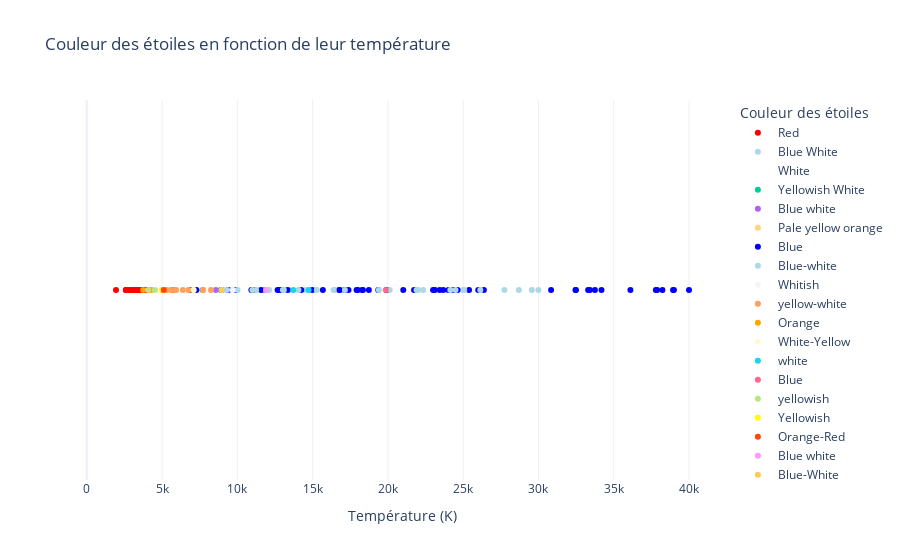

The cell this chart's notebook holds for it:
### Markdown cell above
Apriori, on ne peut pas identifier de pattern clair entre la couleur et la luminosité des étoiles. En effet, nous verrons par la suite que la couleure de l'étoile est corrélée à la température, et non pas à la luminosité.

### Code cell
# Dictionnaire des couleurs
color_map = {
    'Red': 'red',
    'Blue': 'blue',
    'White': 'white',
    'Orange': 'orange',
    'Yellow': 'yellow',
    'Blue White': 'lightblue',
    'Blue-white': '#ADD8E6',
    'Orange-Red': '#FF4500',
    'White-Yellow': '#FFFACD',
    'Yellowish': '#FFFF00',
    'Pale yellow orange': '#FFD580',
    'Whitish': '#F5F5F5'
}

# Créer le graphique de dispersion avec les couleurs personnalisées
fig = px.scatter(
    stars,
    x='Temperature (K)',
    y=[1] * len(star),  # Valeur constante pour l'axe des ordonnées
    color='Star color',
    color_discrete_map=color_map,
    title='Couleur des étoiles en fonction de leur température',
    labels={'Temperature (K)': 'Température (K)', 'Star color': 'Couleur des étoiles'},
    template='plotly_white'
)

# Modifier l'apparence pour rendre le graphe plus intuitif
fig.update_yaxes(visible=False)  # Masquer l'axe des ordonnées

# Afficher le graphique
fig.show()

### Figure 1 — Plotly figure (JSON) as saved in the notebook; plotly's stock layout.template omitted (floating-point values rounded to 4 significant figures)
{"data": [{"hovertemplate": "Couleur des étoiles=Red<br>Température (K)=%{x}<br>y=%{y}<extra></extra>", "legendgroup": "Red", "marker": {"color": "red", "symbol": "circle"}, "mode": "markers", "name": "Red", "orientation": "v", "showlegend": true, "type": "scatter", "x": [3068, 3042, 2600, 2800, 1939, 2840, 2637, 2600, 2650, 2700, 3600, 3129, 3134, 3628, 2650, 3340, 2799, 3692, 3192, 3441, 3826, 3365, 3270, 3200, 3008, 3600, 3575, 3574, 3625, 3490, 3750, 3834, 3650, 3450, 3660, 3450, 3752, 3535, 3341, 3432, 2983, 2835, 2935, 3295, 2945, 2817, 2774, 2871, 3345, 3607, 3304, 3150, 3550, 3180, 2890, 3342, 2621, 3158, 3459, 3605, 3615, 3399, 3610, 3553, 4015, 3625, 6850, 3780, 3323, 3531, 3218, 3146, 3511, 3225, 2935, 2861, 2856, 2731, 3095, 3607, 3100, 2989, 3542, 3243, 3091, 3598, 3324, 3541, 3570, 3500, 3600, 3614, 2831, 2914, 3419, 3218, 3453, 2889, 2968, 3484, 2778, 3523, 3462, 3257, 2994, 3212, 3523, 3598, 3142, 3496, 3324, 3463], "xaxis": "x", "y": [1, 1, 1, 1, 1, 1, 1, 1, 1, 1, 1, 1, 1, 1, 1, 1, 1, 1, 1, 1, 1, 1, 1, 1, 1, 1, 1, 1, 1, 1, 1, 1, 1, 1, 1, 1, 1, 1, 1, 1, 1, 1, 1, 1, 1, 1, 1, 1, 1, 1, 1, 1, 1, 1, 1, 1, 1, 1, 1, 1, 1, 1, 1, 1, 1, 1, 1, 1, 1, 1, 1, 1, 1, 1, 1, 1, 1, 1, 1, 1, 1, 1, 1, 1, 1, 1, 1, 1, 1, 1, 1, 1, 1, 1, 1, 1, 1, 1, 1, 1, 1, 1, 1, 1, 1, 1, 1, 1, 1, 1, 1, 1], "yaxis": "y"}, {"hovertemplate": "Couleur des étoiles=Blue White<br>Température (K)=%{x}<br>y=%{y}<extra></extra>", "legendgroup": "Blue White", "marker": {"color": "lightblue", "symbol": "circle"}, "mode": "markers", "name": "Blue White", "orientation": "v", "showlegend": true, "type": "scatter", "x": [25000, 16500, 17200, 14100, 9675, 12010, 10980, 13420, 14520, 12984], "xaxis": "x", "y": [1, 1, 1, 1, 1, 1, 1, 1, 1, 1], "yaxis": "y"}, {"hovertemplate": "Couleur des étoiles=White<br>Température (K)=%{x}<br>y=%{y}<extra></extra>", "legendgroup": "White", "marker": {"color": "white", "symbol": "circle"}, "mode": "markers", "name": "White", "orientation": "v", "showlegend": true, "type": "scatter", "x": [7740, 7220, 8500, 10574, 7723, 8829, 9235], "xaxis": "x", "y": [1, 1, 1, 1, 1, 1, 1], "yaxis": "y"}, {"hovertemplate": "Couleur des étoiles=Yellowish White<br>Température (K)=%{x}<br>y=%{y}<extra></extra>", "legendgroup": "Yellowish White", "marker": {"color": "#00cc96", "symbol": "circle"}, "mode": "markers", "name": "Yellowish White", "orientation": "v", "showlegend": true, "type": "scatter", "x": [12990, 7700, 11790], "xaxis": "x", "y": [1, 1, 1], "yaxis": "y"}, {"hovertemplate": "Couleur des étoiles=Blue white<br>Température (K)=%{x}<br>y=%{y}<extra></extra>", "legendgroup": "Blue white", "marker": {"color": "#ab63fa", "symbol": "circle"}, "mode": "markers", "name": "Blue white", "orientation": "v", "showlegend": true, "type": "scatter", "x": [8570, 8924, 12912], "xaxis": "x", "y": [1, 1, 1], "yaxis": "y"}, {"hovertemplate": "Couleur des étoiles=Pale yellow orange<br>Température (K)=%{x}<br>y=%{y}<extra></extra>", "legendgroup": "Pale yellow orange", "marker": {"color": "#FFD580", "symbol": "circle"}, "mode": "markers", "name": "Pale yellow orange", "orientation": "v", "showlegend": true, "type": "scatter", "x": [7230], "xaxis": "x", "y": [1], "yaxis": "y"}, {"hovertemplate": "Couleur des étoiles=Blue<br>Température (K)=%{x}<br>y=%{y}<extra></extra>", "legendgroup": "Blue", "marker": {"color": "blue", "symbol": "circle"}, "mode": "markers", "name": "Blue", "orientation": "v", "showlegend": true, "type": "scatter", "x": [39000, 33750, 36108, 33300, 40000, 23000, 17120, 11096, 14245, 24630, 12893, 24345, 33421, 21020, 18290, 37800, 25390, 11567, 12675, 5752, 8927, 7282, 19923, 26373, 17383, 9373, 26000, 18000, 16790, 15680, 14982, 13340, 18340, 19920, 24020, 23092, 17920, 19360, 34190, 32460, 23678, 12749, 9383, 23440, 16787, 18734, 9892, 10930, 23095, 21738, 38234, 32489, 38940, 30839, 37882], "xaxis": "x", "y": [1, 1, 1, 1, 1, 1, 1, 1, 1, 1, 1, 1, 1, 1, 1, 1, 1, 1, 1, 1, 1, 1, 1, 1, 1, 1, 1, 1, 1, 1, 1, 1, 1, 1, 1, 1, 1, 1, 1, 1, 1, 1, 1, 1, 1, 1, 1, 1, 1, 1, 1, 1, 1, 1, 1], "yaxis": "y"}, {"hovertemplate": "Couleur des étoiles=Blue-white<br>Température (K)=%{x}<br>y=%{y}<extra></extra>", "legendgroup": "Blue-white", "marker": {"color": "#ADD8E6", "symbol": "circle"}, "mode": "markers", "name": "Blue-white", "orientation": "v", "showlegend": true, "type": "scatter", "x": [30000, 15276, 9030, 11250, 12098, 29560, 14060, 16390, 25070, 28700, 26140, 20120, 13023, 11000, 12100, 24490, 22350, 10012, 13089, 22012, 9320, 19400, 17140, 24145, 27739, 21904], "xaxis": "x", "y": [1, 1, 1, 1, 1, 1, 1, 1, 1, 1, 1, 1, 1, 1, 1, 1, 1, 1, 1, 1, 1, 1, 1, 1, 1, 1], "yaxis": "y"}, {"hovertemplate": "Couleur des étoiles=Whitish<br>Température (K)=%{x}<br>y=%{y}<extra></extra>", "legendgroup": "Whitish", "marker": {"color": "#F5F5F5", "symbol": "circle"}, "mode": "markers", "name": "Whitish", "orientation": "v", "showlegend": true, "type": "scatter", "x": [9700, 8052], "xaxis": "x", "y": [1, 1], "yaxis": "y"}, {"hovertemplate": "Couleur des étoiles=yellow-white<br>Température (K)=%{x}<br>y=%{y}<extra></extra>", "legendgroup": "yellow-white", "marker": {"color": "#FFA15A", "symbol": "circle"}, "mode": "markers", "name": "yellow-white", "orientation": "v", "showlegend": true, "type": "scatter", "x": [5800, 6757, 6380, 5936, 5587, 5300, 7720, 8250], "xaxis": "x", "y": [1, 1, 1, 1, 1, 1, 1, 1], "yaxis": "y"}, {"hovertemplate": "Couleur des étoiles=Orange<br>Température (K)=%{x}<br>y=%{y}<extra></extra>", "legendgroup": "Orange", "marker": {"color": "orange", "symbol": "circle"}, "mode": "markers", "name": "Orange", "orientation": "v", "showlegend": true, "type": "scatter", "x": [3749, 4287], "xaxis": "x", "y": [1, 1], "yaxis": "y"}, {"hovertemplate": "Couleur des étoiles=White-Yellow<br>Température (K)=%{x}<br>y=%{y}<extra></extra>", "legendgroup": "White-Yellow", "marker": {"color": "#FFFACD", "symbol": "circle"}, "mode": "markers", "name": "White-Yellow", "orientation": "v", "showlegend": true, "type": "scatter", "x": [7100], "xaxis": "x", "y": [1], "yaxis": "y"}, {"hovertemplate": "Couleur des étoiles=white<br>Température (K)=%{x}<br>y=%{y}<extra></extra>", "legendgroup": "white", "marker": {"color": "#19d3f3", "symbol": "circle"}, "mode": "markers", "name": "white", "orientation": "v", "showlegend": true, "type": "scatter", "x": [8930, 13720, 14732], "xaxis": "x", "y": [1, 1, 1], "yaxis": "y"}, {"hovertemplate": "Couleur des étoiles=Blue <br>Température (K)=%{x}<br>y=%{y}<extra></extra>", "legendgroup": "Blue ", "marker": {"color": "#FF6692", "symbol": "circle"}, "mode": "markers", "name": "Blue ", "orientation": "v", "showlegend": true, "type": "scatter", "x": [19860], "xaxis": "x", "y": [1], "yaxis": "y"}, {"hovertemplate": "Couleur des étoiles=yellowish<br>Température (K)=%{x}<br>y=%{y}<extra></extra>", "legendgroup": "yellowish", "marker": {"color": "#B6E880", "symbol": "circle"}, "mode": "markers", "name": "yellowish", "orientation": "v", "showlegend": true, "type": "scatter", "x": [4526, 4077], "xaxis": "x", "y": [1, 1], "yaxis": "y"}, {"hovertemplate": "Couleur des étoiles=Yellowish<br>Température (K)=%{x}<br>y=%{y}<extra></extra>", "legendgroup": "Yellowish", "marker": {"color": "#FFFF00", "symbol": "circle"}, "mode": "markers", "name": "Yellowish", "orientation": "v", "showlegend": true, "type": "scatter", "x": [4980], "xaxis": "x", "y": [1], "yaxis": "y"}, {"hovertemplate": "Couleur des étoiles=Orange-Red<br>Température (K)=%{x}<br>y=%{y}<extra></extra>", "legendgroup": "Orange-Red", "marker": {"color": "#FF4500", "symbol": "circle"}, "mode": "markers", "name": "Orange-Red", "orientation": "v", "showlegend": true, "type": "scatter", "x": [5112], "xaxis": "x", "y": [1], "yaxis": "y"}, {"hovertemplate": "Couleur des étoiles=Blue white <br>Température (K)=%{x}<br>y=%{y}<extra></extra>", "legendgroup": "Blue white ", "marker": {"color": "#FF97FF", "symbol": "circle"}, "mode": "markers", "name": "Blue white ", "orientation": "v", "showlegend": true, "type": "scatter", "x": [11900], "xaxis": "x", "y": [1], "yaxis": "y"}, {"hovertemplate": "Couleur des étoiles=Blue-White<br>Température (K)=%{x}<br>y=%{y}<extra></extra>", "legendgroup": "Blue-White", "marker": {"color": "#FECB52", "symbol": "circle"}, "mode": "markers", "name": "Blue-White", "orientation": "v", "showlegend": true, "type": "scatter", "x": [8945], "xaxis": "x", "y": [1], "yaxis": "y"}], "layout": {"legend": {"title": {"text": "Couleur des étoiles"}, "tracegroupgap": 0}, "title": {"text": "Couleur des étoiles en fonction de leur température"}, "xaxis": {"anchor": "y", "domain": [0, 1], "title": {"text": "Température (K)"}}, "yaxis": {"anchor": "x", "domain": [0, 1], "title": {"text": "y"}, "visible": false}}}
